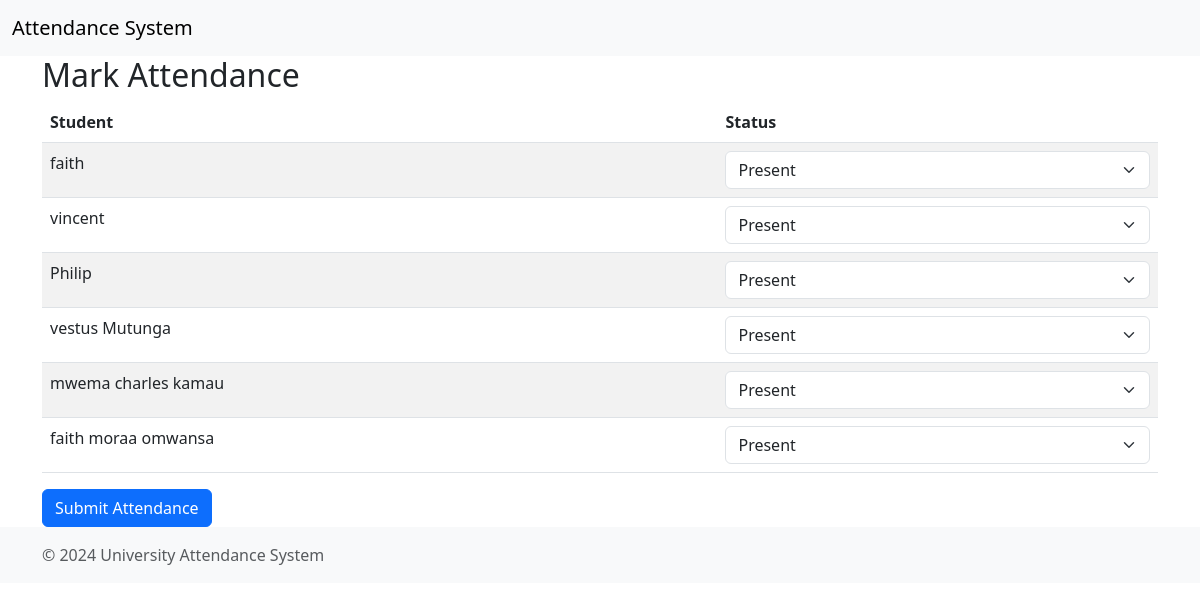
The app's page /mark/ with its own data.
### attendance/models.py (models this page shows, shortened)
class Student(models.Model):
    name = models.CharField(max_length=100)
    registration_number = models.CharField(max_length=20, unique=True)
    course = models.CharField(max_length=100, default='course')
    department = models.ForeignKey(Department, on_delete=models.CASCADE)

### attendance/views.py (the view)
# urls.py: path('mark/', views.mark_attendance, name='mark_attendance'),
def mark_attendance(request):
    students = Student.objects.all()
    if request.method == 'POST':
        for student in students:
            status = request.POST.get(f'status_{student.id}', 'Absent')
            Attendance.objects.create(student=student, status=status)
        return redirect('attendance:view_attendance')
    return render(request, 'attendance/mark_attendance.html', {'students': students})

### attendance/templates/attendance/mark_attendance.html (shortened to what this page needs)
{% extends 'base.html' %}
{% block content %}
<h2>Mark Attendance</h2>
<form method="POST">
    <table class="table table-striped">
        <thead>
            <tr>
                <th>Student</th>
                <th>Status</th>
            </tr>
        </thead>
        <tbody>
            {% for student in students %}
            <tr>
                <td>{{ student.name }}</td>
                <td>
                    <select name="status_{{ student.id }}" class="form-select">
                        <option value="Present">Present</option>
                    </select>
                </td>
            </tr>
            {% endfor %}
        </tbody>
    </table>
    <button type="submit" class="btn btn-primary">Submit Attendance</button>
</form>
{% endblock %}

### attendance/templates/base.html (shortened to what this page needs)
<!DOCTYPE html>
<html lang="en">
<head>
    <link href="https://cdn.jsdelivr.net/npm/bootstrap@5.3.0-alpha1/dist/css/bootstrap.min.css" rel="stylesheet">
</head>
<body>
    <header>
        <nav class="navbar navbar-expand-lg navbar-light bg-light">
            <div class="container-fluid">
                <a class="navbar-brand" href="/">Attendance System</a>
            </div>
        </nav>
    </header>
    <div class="container">
        {% block content %}
        {% endblock %}
    </div>
    <footer class="footer mt-auto py-3 bg-light">
        <div class="container">
            <span class="text-muted">© 2024 University Attendance System</span>
        </div>
    </footer>
</body>
</html>

### records on screen
Student: name "faith", id "Present"
Student: name "vincent", id "Present"
Student: name "Philip", id "Present"
Student: name "vestus Mutunga", id "Present"
Student: name "mwema charles kamau", id "Present"
Student: name "faith moraa omwansa", id "Present"
